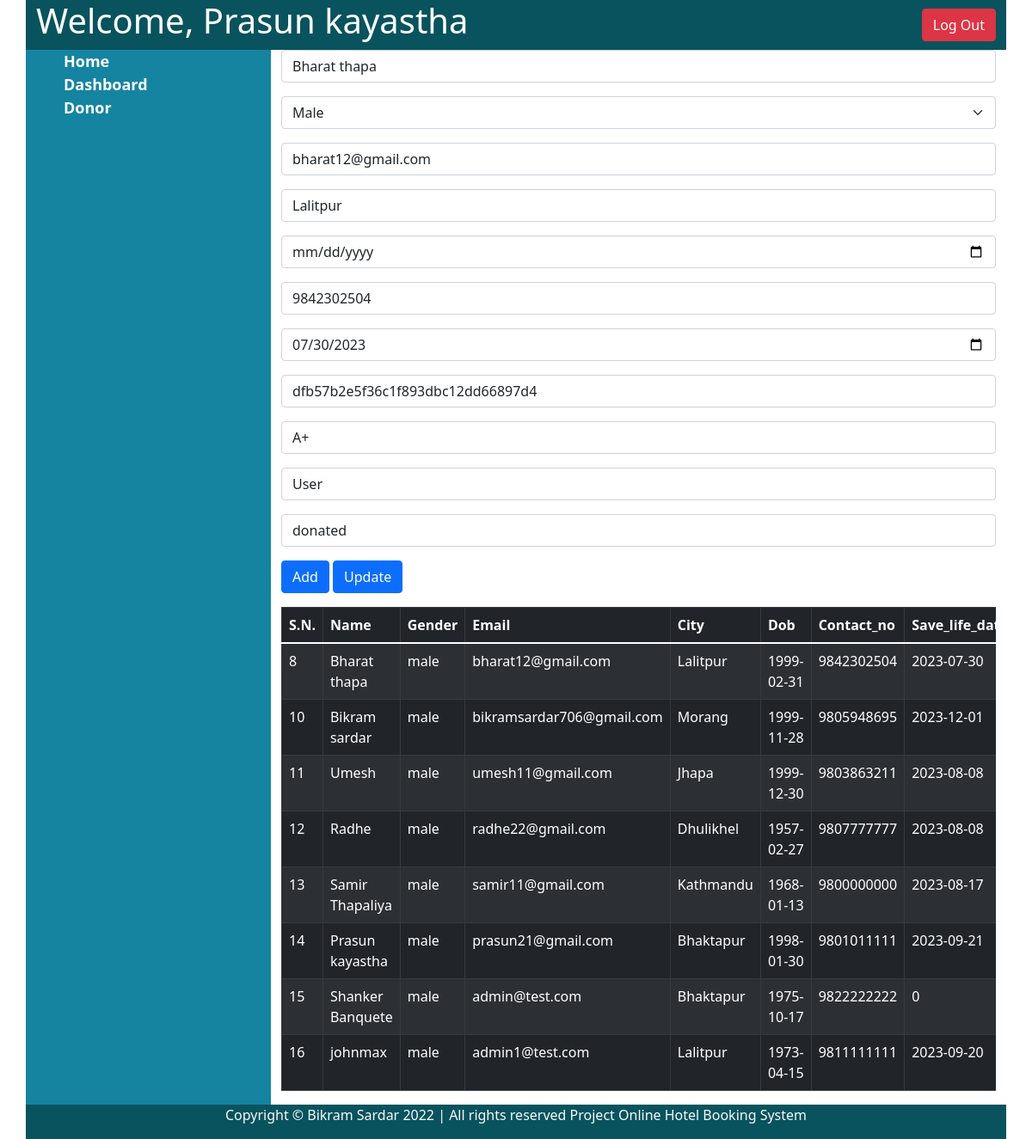
Page /admin/donor.php?eid=8 (signed in) on the committed database.
### tables this page shows
CREATE TABLE `donor` (
  `id` int(11) NOT NULL,
  `name` varchar(50) NOT NULL,
  `gender` varchar(10) NOT NULL,
  `email` varchar(50) NOT NULL,
  `city` varchar(50) NOT NULL,
  `dob` varchar(20) NOT NULL,
  `contact_no` varchar(16) NOT NULL,
  `save_life_date` varchar(20) NOT NULL,
  `password` varchar(100) NOT NULL,
  `blood_group` varchar(10) NOT NULL,
  `type` enum('user','admin','doctor') NOT NULL,
  `status` enum('donated','pending','Not donated') NOT NULL
);

### admin/class/Connection.php (called while the page is built, shortened)
<?php
class Connection
{
	private $host;
	private $user;
	private $password;
	private $database;
	private $connect;
	function __construct()
	{
		$this->host = 'localhost';
		$this->user = 'root';
		$this->password = '';
		$this->database = 'donatetheblood';
	}
	function getConnection()
	{
		$this->connect = new mysqli($this->host, $this->user,
								$this->password, $this->database);
		return $this->connect;
	}
	function getData($qry)
	{
		$result = [];
		$data = $this->connect->query($qry);
		while($row = $data->fetch_assoc()) {
			$result[] = $row;
		}
		return $result;
	}
}

### admin/class/donor.php (called while the page is built, shortened)
<?php
require_once 'Connection.php';
class Donor
{
	private $conn;
	function __construct()
	{
		$this->conn = new Connection();
	}
	public function selectDonor()
	{
		$qry = "SELECT * FROM donor";
		return $this->conn->getData($qry);
	}
	public function selectSingleDonor($id)
	{
		$qry = "SELECT * FROM donor WHERE id = $id";
		return $this->conn->getData($qry);
	}
}

### admin/donor.php (the view, shortened to what this page needs)
<?php
require 'class/donor.php';
require_once 'class/Donor.php';
$seek = new Donor();
if (isset($_GET['eid'])) {
	$selected = $seek->selectSingleDonor($_GET['eid']);
}
$data = $seek->selectDonor();
?>
<!doctype html>
<html lang="en">
<head>
	<link href="https://cdn.jsdelivr.net/npm/bootstrap@5.1.3/dist/css/bootstrap.min.css" rel="stylesheet">
	<link rel="stylesheet" href="cms_css.css" />
</head>
<body>
	<div class="container">
		<?php include 'header.php'; ?>
		<div class="row">
			<?php include 'nav.php'; ?>
			<div class="col-md-9">
				<form method="post">
					<div class="mb-3">
						<input type="text" class="form-control" name="name" placeholder="Name" required value="<?php if (isset($_GET['eid'])) {
																													echo $selected[0]['name'];
																												} ?>">
					</div>
					<div class="mb-3">
						<select name="gender" class="form-select" required>
							<option value="male" <?php if (isset($_GET['eid']) && $selected[0]['gender'] == 'male') {
														echo 'selected';
													} ?>>Male</option>
						</select>
					</div>
					<div class="mb-3">
						<input type="email" class="form-control" name="email" placeholder="Email" required value="<?php if (isset($_GET['eid'])) {
																														echo $selected[0]['email'];
																													} ?>">
					</div>
					<div class="mb-3">
						<input type="text" class="form-control" name="city" placeholder="City" required value="<?php if (isset($_GET['eid'])) {
																													echo $selected[0]['city'];
																												} ?>">
					</div>
					<div class="mb-3">
						<input type="date" class="form-control" name="dob" placeholder="date of birth" required value="<?php if (isset($_GET['eid'])) {
																															echo $selected[0]['dob'];
																														} ?>">
					</div>
					<div class="mb-3">
						<input type="number" class="form-control" name="contact_no" placeholder="Contact_no" required value="<?php if (isset($_GET['eid'])) {
																																	echo $selected[0]['contact_no'];
																																} ?>">
					</div>
					<div class="mb-3">
						<input type="date" class="form-control" name="save_life_date" placeholder="save life date" required value="<?php if (isset($_GET['eid'])) {
																																		echo $selected[0]['save_life_date'];
																																	} ?>">
					</div>
					<div class="mb-3">
						<input type="text" class="form-control" name="password" placeholder="Password" required value="<?php if (isset($_GET['eid'])) {
																															echo $selected[0]['password'];
																														} ?>">
					</div>
					<div class="mb-3">
						<input type="text" class="form-control" name="blood_group" placeholder="blood group" required value="<?php if (isset($_GET['eid'])) {
																																	echo $selected[0]['blood_group'];
																																} ?>">
					</div>
					<div class="mb-3">
						<select name="type" class="form-control">
							<option value="user" <?php if (isset($_GET['eid']) && $selected[0]['type'] == 'user') {
														echo 'selected';
													} ?>>User</option>
						</select>
					</div>
					<div class="mb-3">
						<select name="status" class="form-control">
							<option value="donated" <?php if (isset($_GET['eid']) && $selected[0]['status'] == 'donated') {
														echo 'selected';
													} ?>>donated</option>
						</select>
					</div>
					<div class="mb-3">
						<input type="submit" class="btn btn-primary" name="btnAdd" value="Add">
						<input type="submit" class="btn btn-primary" name="btnUpdate" value="Update">
					</div>
				</form>
				<div class="table-responsive">
					<table class="table table-striped table-bordered table-dark" id="myTable">
						<thead>
							<tr>
								<th>S.N.</th>
								<th>Name</th>
								<th>Gender</th>
								<th>Email</th>
								<th>City</th>
								<th>Dob</th>
								<th>Contact_no</th>
								<th>Save_life_date</th>
							</tr>
						</thead>
						<tbody>
							<?php
							foreach ($data as $js) {
								echo "<tr>
									<td>" . $js['id'] . "</td>
									<td>" . $js['name'] . "</td>
                                    <td>" . $js['gender'] . "</td>
                                    <td>" . $js['email'] . "</td>
                                    <td>" . $js['city'] . "</td>
									<td>" . $js['dob'] . "</td>
									<td>" . $js['contact_no'] . "</td>
									<td>" . $js['save_life_date'] . "</td>
                                    <td>" . $js['password'] . "</td>
                                    <td>" . $js['blood_group'] . "</td>
                                    <td>" . $js['type'] . "</td>
									<td>" . $js['status'] . "</td>
									<td><a href='donor.php?eid=" . $js['id'] . "' class='btn btn-primary'>Edit</a></td>
									<td><a href='donor.php?did=" . $js['id'] . "' class='btn btn-danger'
										onclick='return confirm(&quot;Are you sure?&quot;)'>Delete</a></td>
								</tr>";
							}
							?>
						</tbody>
					</table>
				</div>
			</div>
		</div>
		<?php include 'footer.php'; ?>
	</div>
</body>
</html>

### rows in the picture
donor: name "Bharat thapa", gender "Male", email "bharat12@gmail.com", city "Lalitpur", contact_no "9842302504", save_life_date "07/30/2023", password "dfb57b2e5f36c1f893dbc12dd66897d4", blood_group "A+", type "User", status "donated", id "8", gender "male", dob "1999-02-31", save_life_date "2023-07-30"
donor: id "10", name "Bikram sardar", gender "male", email "bikramsardar706@gmail.com", city "Morang", dob "1999-11-28", contact_no "9805948695", save_life_date "2023-12-01"
donor: id "11", name "Umesh", gender "male", email "umesh11@gmail.com", city "Jhapa", dob "1999-12-30", contact_no "9803863211", save_life_date "2023-08-08"
donor: id "12", name "Radhe", gender "male", email "radhe22@gmail.com", city "Dhulikhel", dob "1957-02-27", contact_no "9807777777", save_life_date "2023-08-08"
donor: id "13", name "Samir Thapaliya", gender "male", email "samir11@gmail.com", city "Kathmandu", dob "1968-01-13", contact_no "9800000000", save_life_date "2023-08-17"
donor: id "14", name "Prasun kayastha", gender "male", email "prasun21@gmail.com", city "Bhaktapur", dob "1998-01-30", contact_no "9801011111", save_life_date "2023-09-21"
donor: id "15", name "Shanker Banquete", gender "male", email "admin@test.com", city "Bhaktapur", dob "1975-10-17", contact_no "9822222222", save_life_date "0"
donor: id "16", name "johnmax", gender "male", email "admin1@test.com", city "Lalitpur", dob "1973-04-15", contact_no "9811111111", save_life_date "2023-09-20"
